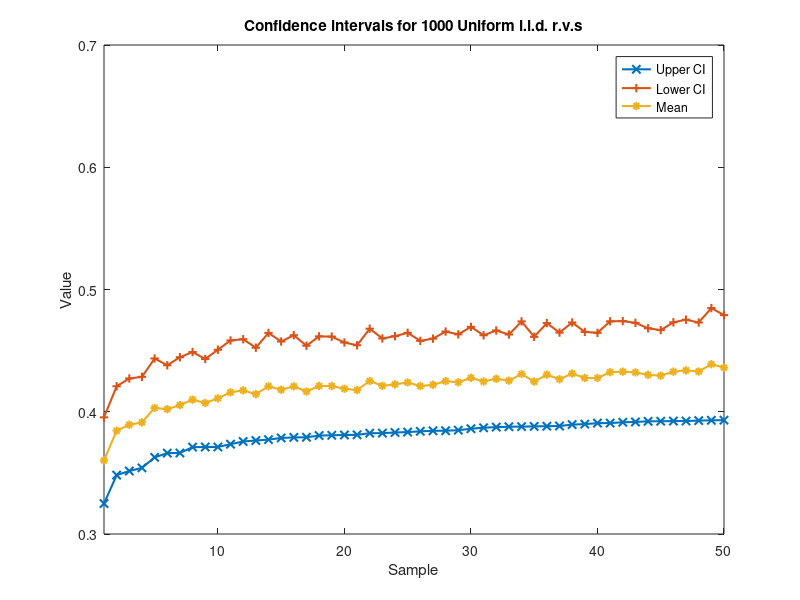

Here is the MATLAB script that generated this plot:
close all; clear global; clearvars;

CI = zeros(1000,2);
m = zeros(1000,1);
s = zeros(1000,1);

% Count how many times mean falls out of CI
times = 0;
pvalue = 0.05;
percentile = unifinv(1-pvalue/2, 0,1);

for a = 1:1000
    X = rand([1 48]);
    m(a) = sum(X) / length(X);
    X1 = (X - m(a)).^2;
    s(a) = sqrt(sum(X1) / (length(X)-1));
    CI(a,1) = m(a) - percentile*s(a) / sqrt(length(X));
    CI(a,2) = m(a) + percentile*s(a) / sqrt(length(X));
    if ( m(a) < CI(a,1) || m(a) > CI(a,2) )
        times = times + 1;
    end
%     disp(a)
end

[temp, order] = sort(CI(:,1));
CI = CI(order,:);
m = m(order);

CI_lower = CI(:,1);
CI_upper = CI(:,2);
figure('Name', 'Confidence intervals for 1000 Uniform i.i.d. r.v.s')
plot(CI_lower, 'Linewidth', 1.5, 'Marker', 'x');
hold on;
plot(CI_upper, 'Linewidth', 1.5, 'Marker', '+');
hold on;
plot(m, 'Linewidth', 1.5, 'Marker', '*');
title('Confidence intervals for 1000 Uniform i.i.d. r.v.s')
xlabel('Sample'); xlim([1 50]);
ylabel('Value');
legend('Upper CI', 'Lower CI', 'Mean');
hold off;